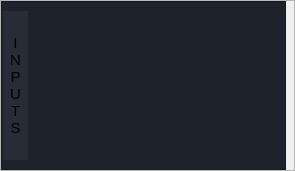
                               <widget class="QFrame" name="inputs_frame">
                                <property name="maximumSize">
                                 <size>
                                  <width>16777215</width>
                                  <height>171</height>
                                 </size>
                                </property>
                                <property name="styleSheet">
                                 <string notr="true"/>
                                </property>
                                <property name="frameShape">
                                 <enum>QFrame::StyledPanel</enum>
                                </property>
                                <property name="frameShadow">
                                 <enum>QFrame::Raised</enum>
                                </property>
                                <layout class="QHBoxLayout" name="horizontalLayout">
                                 <property name="leftMargin">
                                  <number>0</number>
                                 </property>
                                 <property name="topMargin">
                                  <number>0</number>
                                 </property>
                                 <property name="rightMargin">
                                  <number>8</number>
                                 </property>
                                 <property name="bottomMargin">
                                  <number>0</number>
                                 </property>
                                 <item>
                                  <widget class="QFrame" name="intput_treeWid_frame">
                                   <property name="styleSheet">
                                    <string notr="true">background-color: rgb(30, 34, 42);</string>
                                   </property>
                                   <property name="frameShape">
                                    <enum>QFrame::StyledPanel</enum>
                                   </property>
                                   <property name="frameShadow">
                                    <enum>QFrame::Raised</enum>
                                   </property>
                                   <layout class="QGridLayout" name="gridLayout_21">
                                    <property name="leftMargin">
                                     <number>0</number>
                                    </property>
                                    <property name="topMargin">
                                     <number>8</number>
                                    </property>
                                    <property name="rightMargin">
                                     <number>0</number>
                                    </property>
                                    <property name="bottomMargin">
                                     <number>8</number>
                                    </property>
                                    <property name="spacing">
                                     <number>0</number>
                                    </property>
                                    <item row="0" column="0">
                                     <widget class="QFrame" name="input_label_frame">
                                      <property name="styleSheet">
                                       <string notr="true">background-color: rgb(39, 44, 54);</string>
                                      </property>
                                      <property name="frameShape">
                                       <enum>QFrame::StyledPanel</enum>
                                      </property>
                                      <property name="frameShadow">
                                       <enum>QFrame::Raised</enum>
                                      </property>
                                      <layout class="QHBoxLayout" name="horizontalLayout_2">
                                       <property name="spacing">
                                        <number>0</number>
                                       </property>
                                       <property name="leftMargin">
                                        <number>7</number>
                                       </property>
                                       <property name="topMargin">
                                        <number>0</number>
                                       </property>
                                       <property name="rightMargin">
                                        <number>7</number>
                                       </property>
                                       <property name="bottomMargin">
                                        <number>0</number>
                                       </property>
                                       <item>
                                        <widget class="QLabel" name="input_label">
                                         <property name="font">
                                          <font>
                                           <pointsize>11</pointsize>
                                          </font>
                                         </property>
                                         <property name="layoutDirection">
                                          <enum>Qt::LeftToRight</enum>
                                         </property>
                                         <property name="text">
                                          <string>I
N
P
U
T
S</string>
                                         </property>
                                         <property name="alignment">
                                          <set>Qt::AlignCenter</set>
                                         </property>
                                        </widget>
                                       </item>
                                      </layout>
                                     </widget>
                                    </item>
                                    <item row="0" column="1">
                                     <widget class="QTreeWidget" name="input_TreeWid">
                                      <property name="font">
                                       <font>
                                        <pointsize>10</pointsize>
                                       </font>
                                      </property>
                                      <property name="frameShape">
                                       <enum>QFrame::NoFrame</enum>
                                      </property>
                                      <property name="frameShadow">
                                       <enum>QFrame::Sunken</enum>
                                      </property>
                                      <property name="horizontalScrollMode">
                                       <enum>QAbstractItemView::ScrollPerItem</enum>
                                      </property>
                                      <property name="animated">
                                       <bool>true</bool>
                                      </property>
                                      <property name="wordWrap">
                                       <bool>true</bool>
                                      </property>
                                      <attribute name="headerVisible">
                                       <bool>false</bool>
                                      </attribute>
                                      <attribute name="headerCascadingSectionResizes">
                                       <bool>true</bool>
                                      </attribute>
                                      <column>
                                       <property name="text">
                                        <string notr="true">1</string>
                                       </property>
                                      </column>
                                      <column>
                                       <property name="text">
                                        <string>2</string>
                                       </property>
                                      </column>
                                     </widget>
                                    </item>
                                   </layout>
                                   <zorder>input_TreeWid</zorder>
                                   <zorder>input_label_frame</zorder>
                                  </widget>
                                 </item>
                                </layout>
                               </widget>
